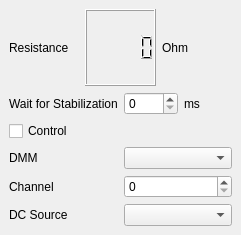
<?xml version="1.0" encoding="UTF-8"?>
<ui version="4.0">
 <class>FormPytestdriver</class>
 <widget class="QMainWindow" name="FormPytestdriver">
  <property name="geometry">
   <rect>
    <x>0</x>
    <y>0</y>
    <width>241</width>
    <height>235</height>
   </rect>
  </property>
  <property name="windowTitle">
   <string>Four-terminal Resistance</string>
  </property>
  <widget class="QWidget" name="centralwidget">
   <layout class="QVBoxLayout" name="verticalLayout">
    <item>
     <layout class="QHBoxLayout" name="horizontalLayout">
      <item>
       <widget class="QLabel" name="label">
        <property name="text">
         <string>Resistance</string>
        </property>
       </widget>
      </item>
      <item>
       <widget class="QLCDNumber" name="lcdResistance">
        <property name="sizePolicy">
         <sizepolicy hsizetype="Minimum" vsizetype="Expanding">
          <horstretch>0</horstretch>
          <verstretch>0</verstretch>
         </sizepolicy>
        </property>
       </widget>
      </item>
      <item>
       <widget class="QLabel" name="label_2">
        <property name="text">
         <string>Ohm</string>
        </property>
       </widget>
      </item>
     </layout>
    </item>
    <item>
     <layout class="QHBoxLayout" name="horizontalLayout_2">
      <item>
       <widget class="QLabel" name="label_3">
        <property name="text">
         <string>Wait for Stabilization</string>
        </property>
       </widget>
      </item>
      <item>
       <widget class="QDoubleSpinBox" name="Wait">
        <property name="decimals">
         <number>0</number>
        </property>
        <property name="maximum">
         <double>4000.000000000000000</double>
        </property>
        <property name="singleStep">
         <double>10.000000000000000</double>
        </property>
       </widget>
      </item>
      <item>
       <widget class="QLabel" name="label_4">
        <property name="text">
         <string>ms</string>
        </property>
       </widget>
      </item>
     </layout>
    </item>
    <item>
     <widget class="QCheckBox" name="Control">
      <property name="text">
       <string>Control</string>
      </property>
     </widget>
    </item>
    <item>
     <layout class="QGridLayout" name="gridLayout">
      <item row="0" column="0">
       <widget class="QLabel" name="label_6">
        <property name="text">
         <string>DMM</string>
        </property>
       </widget>
      </item>
      <item row="0" column="1">
       <widget class="QComboBox" name="DMM"/>
      </item>
      <item row="1" column="0" colspan="2">
       <layout class="QHBoxLayout" name="horizontalLayout_3">
        <item>
         <widget class="QLabel" name="label_5">
          <property name="text">
           <string>Channel</string>
          </property>
         </widget>
        </item>
        <item>
         <widget class="QSpinBox" name="DMMChannel"/>
        </item>
       </layout>
      </item>
     </layout>
    </item>
    <item>
     <layout class="QHBoxLayout" name="horizontalLayout_4">
      <item>
       <widget class="QLabel" name="label_7">
        <property name="text">
         <string>DC Source</string>
        </property>
       </widget>
      </item>
      <item>
       <widget class="QComboBox" name="DCSource"/>
      </item>
     </layout>
    </item>
   </layout>
  </widget>
 </widget>
 <resources/>
 <connections/>
</ui>
